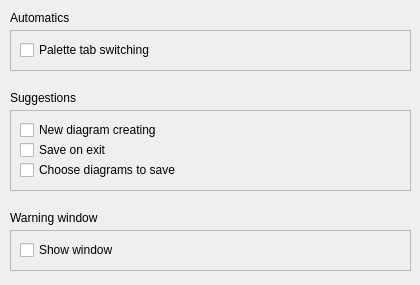
<?xml version="1.0" encoding="UTF-8"?>
<ui version="4.0">
 <class>BehaviourForm</class>
 <widget class="QWidget" name="BehaviourForm">
  <property name="geometry">
   <rect>
    <x>0</x>
    <y>0</y>
    <width>420</width>
    <height>285</height>
   </rect>
  </property>
  <widget class="QLabel" name="label_7">
   <property name="geometry">
    <rect>
     <x>10</x>
     <y>10</y>
     <width>171</width>
     <height>16</height>
    </rect>
   </property>
   <property name="text">
    <string>Automatics</string>
   </property>
  </widget>
  <widget class="QFrame" name="frame_5">
   <property name="geometry">
    <rect>
     <x>10</x>
     <y>30</y>
     <width>401</width>
     <height>41</height>
    </rect>
   </property>
   <property name="sizePolicy">
    <sizepolicy hsizetype="Preferred" vsizetype="Preferred">
     <horstretch>0</horstretch>
     <verstretch>0</verstretch>
    </sizepolicy>
   </property>
   <property name="frameShape">
    <enum>QFrame::StyledPanel</enum>
   </property>
   <property name="frameShadow">
    <enum>QFrame::Raised</enum>
   </property>
   <widget class="QCheckBox" name="paletteTabCheckBox">
    <property name="geometry">
     <rect>
      <x>10</x>
      <y>10</y>
      <width>381</width>
      <height>20</height>
     </rect>
    </property>
    <property name="text">
     <string>Palette tab switching</string>
    </property>
   </widget>
  </widget>
  <widget class="QFrame" name="frame_6">
   <property name="geometry">
    <rect>
     <x>10</x>
     <y>110</y>
     <width>401</width>
     <height>81</height>
    </rect>
   </property>
   <property name="frameShape">
    <enum>QFrame::StyledPanel</enum>
   </property>
   <property name="frameShadow">
    <enum>QFrame::Raised</enum>
   </property>
   <widget class="QCheckBox" name="diagramCreateCheckBox">
    <property name="geometry">
     <rect>
      <x>10</x>
      <y>10</y>
      <width>381</width>
      <height>20</height>
     </rect>
    </property>
    <property name="text">
     <string>New diagram creating</string>
    </property>
   </widget>
   <widget class="QCheckBox" name="saveExitCheckBox">
    <property name="geometry">
     <rect>
      <x>10</x>
      <y>30</y>
      <width>381</width>
      <height>20</height>
     </rect>
    </property>
    <property name="text">
     <string>Save on exit</string>
    </property>
   </widget>
   <widget class="QCheckBox" name="chooseDiagramsToSaveCheckBox">
    <property name="geometry">
     <rect>
      <x>10</x>
      <y>50</y>
      <width>381</width>
      <height>20</height>
     </rect>
    </property>
    <property name="text">
     <string>Choose diagrams to save</string>
    </property>
   </widget>
  </widget>
  <widget class="QLabel" name="label_8">
   <property name="geometry">
    <rect>
     <x>10</x>
     <y>90</y>
     <width>201</width>
     <height>16</height>
    </rect>
   </property>
   <property name="text">
    <string>Suggestions</string>
   </property>
  </widget>
  <widget class="QFrame" name="frame_17">
   <property name="geometry">
    <rect>
     <x>10</x>
     <y>230</y>
     <width>401</width>
     <height>41</height>
    </rect>
   </property>
   <property name="frameShape">
    <enum>QFrame::StyledPanel</enum>
   </property>
   <property name="frameShadow">
    <enum>QFrame::Raised</enum>
   </property>
   <widget class="QCheckBox" name="warningWindowBox">
    <property name="geometry">
     <rect>
      <x>10</x>
      <y>10</y>
      <width>381</width>
      <height>20</height>
     </rect>
    </property>
    <property name="text">
     <string>Show window</string>
    </property>
   </widget>
  </widget>
  <widget class="QLabel" name="label_41">
   <property name="geometry">
    <rect>
     <x>10</x>
     <y>210</y>
     <width>211</width>
     <height>16</height>
    </rect>
   </property>
   <property name="text">
    <string>Warning window</string>
   </property>
  </widget>
 </widget>
 <resources/>
 <connections/>
</ui>
